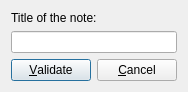
<?xml version="1.0" encoding="UTF-8"?>
<ui version="4.0">
 <class>renameNoteDialog</class>
 <widget class="QDialog" name="renameNoteDialog">
  <property name="windowModality">
   <enum>Qt::ApplicationModal</enum>
  </property>
  <property name="geometry">
   <rect>
    <x>0</x>
    <y>0</y>
    <width>217</width>
    <height>118</height>
   </rect>
  </property>
  <property name="windowTitle">
   <string>New title</string>
  </property>
  <property name="modal">
   <bool>true</bool>
  </property>
  <layout class="QVBoxLayout" name="_2">
   <property name="sizeConstraint">
    <enum>QLayout::SetFixedSize</enum>
   </property>
   <item>
    <widget class="QLabel" name="label">
     <property name="text">
      <string>Title of the note:</string>
     </property>
    </widget>
   </item>
   <item>
    <widget class="QLineEdit" name="editName"/>
   </item>
   <item>
    <layout class="QHBoxLayout" name="horizontalLayout">
     <item>
      <widget class="QPushButton" name="pushEdit">
       <property name="text">
        <string>&amp;Validate</string>
       </property>
       <property name="icon">
        <iconset resource="../../ressource.qrc">
         <normaloff>:/data/images/check.svg</normaloff>:/data/images/check.svg</iconset>
       </property>
      </widget>
     </item>
     <item>
      <widget class="QPushButton" name="pushCancel">
       <property name="text">
        <string>&amp;Cancel</string>
       </property>
       <property name="icon">
        <iconset resource="../../ressource.qrc">
         <normaloff>:/data/images/stop.svg</normaloff>:/data/images/stop.svg</iconset>
       </property>
      </widget>
     </item>
    </layout>
   </item>
  </layout>
 </widget>
 <resources>
  <include location="../../ressource.qrc"/>
 </resources>
 <connections>
  <connection>
   <sender>pushCancel</sender>
   <signal>clicked()</signal>
   <receiver>renameNoteDialog</receiver>
   <slot>reject()</slot>
   <hints>
    <hint type="sourcelabel">
     <x>124</x>
     <y>96</y>
    </hint>
    <hint type="destinationlabel">
     <x>192</x>
     <y>74</y>
    </hint>
   </hints>
  </connection>
 </connections>
</ui>
